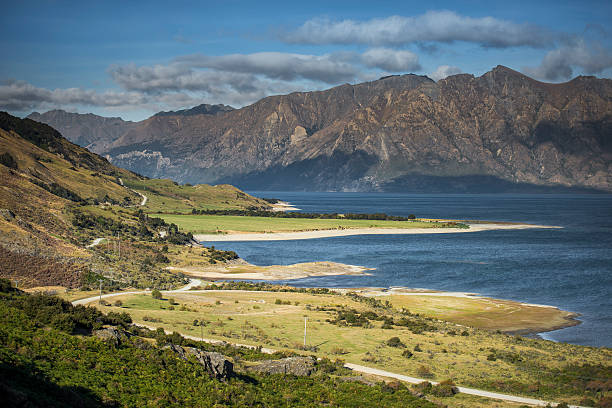
#> input picture Image_Pseudo_color/img.png, 612 x 408 px
$ python image_pesudo_color.py
#> lines starting #> are read from the running program, lines starting #| are printed output that depends on the picture
#image Pseudo Color Enhancement
import cv2 as cv


img = cv.imread("img.png")
#> img is the input picture: shape (408, 612, 3); mean B, G, R 104.5, 112.1, 103.5
img1 = cv.imread("img1.png")
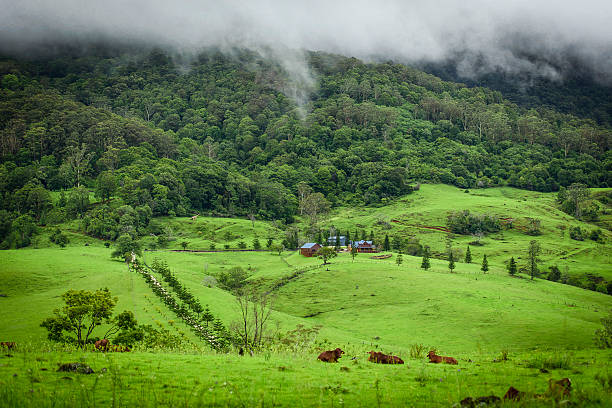
#> input picture Image_Pseudo_color/img1.png, 612 x 408 px
#> img1 is the input picture: shape (408, 612, 3); mean B, G, R 67.7, 127.3, 99.3

#load image
#be careful about the win-name should be same at each operation
cv.namedWindow("test_color", cv.WINDOW_AUTOSIZE)
cv.imshow ("test_color" , img)
cv.waitKey(0)


cv.namedWindow ("test1_color" , cv.WINDOW_AUTOSIZE)
cv.imshow("test1_color" , img1)
cv.waitKey(0)


#Apply-Color-Map by using the blew

#COLORMAP_AUTUMN
#COLORMAP_BONE
#COLORMAP_WINTER
#COLORMAP_OCEAN
#COLORMAP_PINK
#COLORMAP_COOL
#COLORMAP_JET  -- here some color that you can use
dst = cv.applyColorMap(img,cv.COLORMAP_SUMMER)
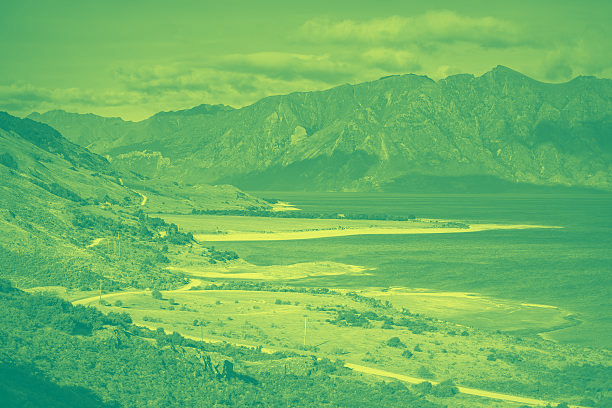
#> dst: shape (408, 612, 3); mean B, G, R 102, 181.8, 108.7
cv.imshow("output" , dst)
cv.waitKey(0)
cv.destroyWindow("output")
